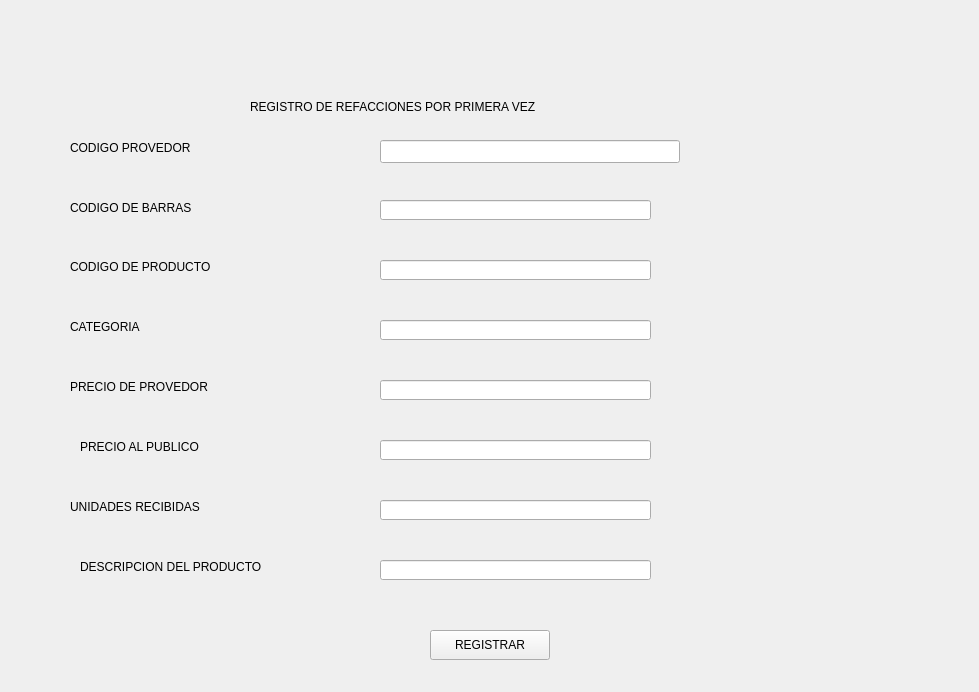
               <widget class="QWidget" name="page_refacciones">
                <widget class="QLabel" name="REG_REFACCIONES">
                 <property name="geometry">
                  <rect>
                   <x>250</x>
                   <y>100</y>
                   <width>600</width>
                   <height>13</height>
                  </rect>
                 </property>
                 <property name="minimumSize">
                  <size>
                   <width>600</width>
                   <height>0</height>
                  </size>
                 </property>
                 <property name="text">
                  <string>REGISTRO DE REFACCIONES POR PRIMERA VEZ</string>
                 </property>
                </widget>
                <widget class="QLineEdit" name="CBtxt">
                 <property name="geometry">
                  <rect>
                   <x>380</x>
                   <y>200</y>
                   <width>271</width>
                   <height>20</height>
                  </rect>
                 </property>
                </widget>
                <widget class="QLineEdit" name="codigoProduct">
                 <property name="geometry">
                  <rect>
                   <x>380</x>
                   <y>260</y>
                   <width>271</width>
                   <height>20</height>
                  </rect>
                 </property>
                </widget>
                <widget class="QLineEdit" name="categoriatxtregistrorefa">
                 <property name="geometry">
                  <rect>
                   <x>380</x>
                   <y>320</y>
                   <width>271</width>
                   <height>20</height>
                  </rect>
                 </property>
                </widget>
                <widget class="QLineEdit" name="precioProvedor">
                 <property name="geometry">
                  <rect>
                   <x>380</x>
                   <y>380</y>
                   <width>271</width>
                   <height>20</height>
                  </rect>
                 </property>
                </widget>
                <widget class="QLineEdit" name="precioPublic">
                 <property name="geometry">
                  <rect>
                   <x>380</x>
                   <y>440</y>
                   <width>271</width>
                   <height>20</height>
                  </rect>
                 </property>
                </widget>
                <widget class="QLineEdit" name="UnidadesRecibidas">
                 <property name="geometry">
                  <rect>
                   <x>380</x>
                   <y>500</y>
                   <width>271</width>
                   <height>20</height>
                  </rect>
                 </property>
                </widget>
                <widget class="QLineEdit" name="descripcion_txt_">
                 <property name="geometry">
                  <rect>
                   <x>380</x>
                   <y>560</y>
                   <width>271</width>
                   <height>20</height>
                  </rect>
                 </property>
                </widget>
                <widget class="QLabel" name="REG_REFACCIONES_2">
                 <property name="geometry">
                  <rect>
                   <x>70</x>
                   <y>200</y>
                   <width>300</width>
                   <height>16</height>
                  </rect>
                 </property>
                 <property name="minimumSize">
                  <size>
                   <width>300</width>
                   <height>0</height>
                  </size>
                 </property>
                 <property name="text">
                  <string>CODIGO DE BARRAS</string>
                 </property>
                </widget>
                <widget class="QLabel" name="REG_REFACCIONES_3">
                 <property name="geometry">
                  <rect>
                   <x>70</x>
                   <y>260</y>
                   <width>300</width>
                   <height>13</height>
                  </rect>
                 </property>
                 <property name="minimumSize">
                  <size>
                   <width>300</width>
                   <height>0</height>
                  </size>
                 </property>
                 <property name="text">
                  <string>CODIGO DE PRODUCTO</string>
                 </property>
                </widget>
                <widget class="QLabel" name="REG_REFACCIONES_4">
                 <property name="geometry">
                  <rect>
                   <x>70</x>
                   <y>320</y>
                   <width>300</width>
                   <height>13</height>
                  </rect>
                 </property>
                 <property name="minimumSize">
                  <size>
                   <width>300</width>
                   <height>0</height>
                  </size>
                 </property>
                 <property name="text">
                  <string>CATEGORIA</string>
                 </property>
                </widget>
                <widget class="QLabel" name="REG_REFACCIONES_5">
                 <property name="geometry">
                  <rect>
                   <x>70</x>
                   <y>380</y>
                   <width>300</width>
                   <height>13</height>
                  </rect>
                 </property>
                 <property name="minimumSize">
                  <size>
                   <width>300</width>
                   <height>0</height>
                  </size>
                 </property>
                 <property name="text">
                  <string>PRECIO DE PROVEDOR</string>
                 </property>
                </widget>
                <widget class="QLabel" name="REG_REFACCIONES_6">
                 <property name="geometry">
                  <rect>
                   <x>80</x>
                   <y>440</y>
                   <width>300</width>
                   <height>13</height>
                  </rect>
                 </property>
                 <property name="minimumSize">
                  <size>
                   <width>300</width>
                   <height>0</height>
                  </size>
                 </property>
                 <property name="text">
                  <string>PRECIO AL PUBLICO</string>
                 </property>
                </widget>
                <widget class="QLabel" name="REG_REFACCIONES_7">
                 <property name="geometry">
                  <rect>
                   <x>70</x>
                   <y>500</y>
                   <width>300</width>
                   <height>13</height>
                  </rect>
                 </property>
                 <property name="minimumSize">
                  <size>
                   <width>300</width>
                   <height>0</height>
                  </size>
                 </property>
                 <property name="text">
                  <string>UNIDADES RECIBIDAS</string>
                 </property>
                </widget>
                <widget class="QLabel" name="REG_REFACCIONES_8">
                 <property name="geometry">
                  <rect>
                   <x>80</x>
                   <y>560</y>
                   <width>300</width>
                   <height>13</height>
                  </rect>
                 </property>
                 <property name="minimumSize">
                  <size>
                   <width>300</width>
                   <height>0</height>
                  </size>
                 </property>
                 <property name="text">
                  <string>DESCRIPCION DEL PRODUCTO</string>
                 </property>
                </widget>
                <widget class="QPushButton" name="reg_refaccion_p">
                 <property name="geometry">
                  <rect>
                   <x>430</x>
                   <y>630</y>
                   <width>120</width>
                   <height>30</height>
                  </rect>
                 </property>
                 <property name="minimumSize">
                  <size>
                   <width>120</width>
                   <height>30</height>
                  </size>
                 </property>
                 <property name="text">
                  <string>REGISTRAR</string>
                 </property>
                </widget>
                <widget class="QLabel" name="avisoregistro">
                 <property name="geometry">
                  <rect>
                   <x>470</x>
                   <y>670</y>
                   <width>500</width>
                   <height>13</height>
                  </rect>
                 </property>
                 <property name="minimumSize">
                  <size>
                   <width>500</width>
                   <height>0</height>
                  </size>
                 </property>
                 <property name="text">
                  <string/>
                 </property>
                </widget>
                <widget class="QLineEdit" name="prov">
                 <property name="geometry">
                  <rect>
                   <x>380</x>
                   <y>140</y>
                   <width>300</width>
                   <height>23</height>
                  </rect>
                 </property>
                 <property name="echoMode">
                  <enum>QLineEdit::Normal</enum>
                 </property>
                </widget>
                <widget class="QLabel" name="REG_REFACCIONES_9">
                 <property name="geometry">
                  <rect>
                   <x>70</x>
                   <y>140</y>
                   <width>300</width>
                   <height>16</height>
                  </rect>
                 </property>
                 <property name="minimumSize">
                  <size>
                   <width>300</width>
                   <height>0</height>
                  </size>
                 </property>
                 <property name="text">
                  <string>CODIGO PROVEDOR</string>
                 </property>
                </widget>
               </widget>
